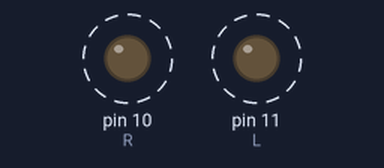
This sketch was run on a simulated Arduino Uno, built with avr-gcc and run on an emulated ATmega328P. Shown: output pins drawn as LEDs (lit = HIGH). Dashed ring = blinking. What the sketch prints to the serial monitor is not drawn.

Above: at 0.3 s.
Timing chart, 0 to 3.0 s (numbered marks = the images above):
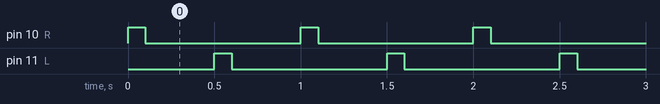

Measured:
- by itself, pin 10 (R), pin 11 (L): alternates HIGH for 0.10 s and LOW for 0.90 s
- by itself, everything shown: repeats every 1.0 s, in 4 steps

The sketch:

led_serial_test.ino
```cpp
#define R 10
#define L 11

void setup() {
  pinMode(R, OUTPUT);
  pinMode(L, OUTPUT);
  Serial.begin(57600);
}

void loop() {
  digitalWrite(R, HIGH);
  Serial.println("Blink.");
  delay(100);
  digitalWrite(R, LOW);
  delay(400);

  digitalWrite(L, HIGH);
  Serial.println("Blink.");
  delay(100);
  digitalWrite(L, LOW);
  delay(400);
}
```
